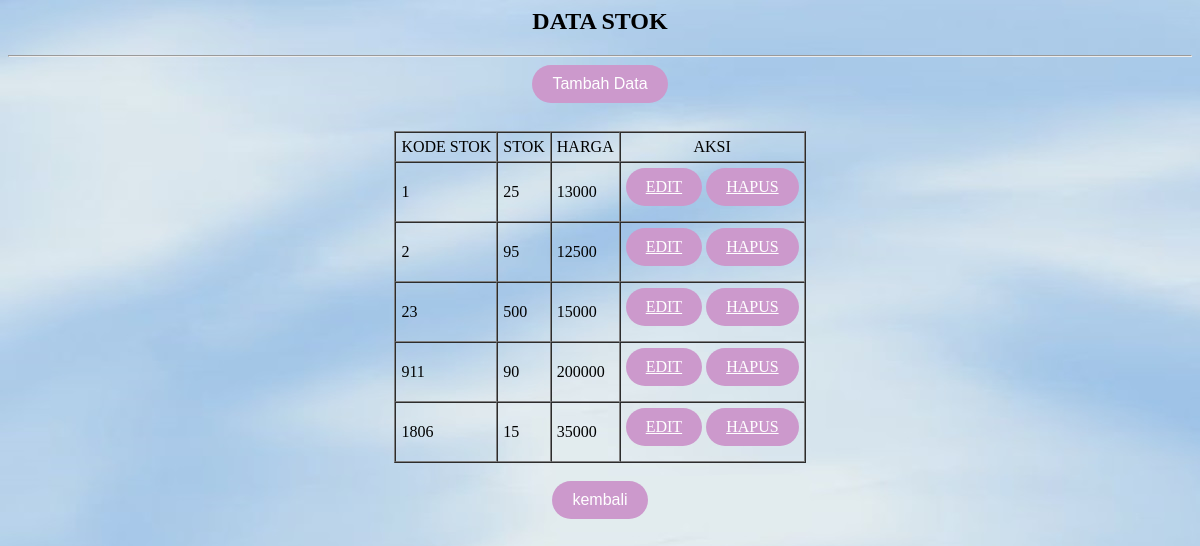
The app's page /datastok.php with its own data.
### tables this page shows
CREATE TABLE `stok` (
  `kode_stok` int(8) NOT NULL,
  `stok` int(11) NOT NULL,
  `harga` int(11) NOT NULL
);

### datastok.php (the view, shortened to what this page needs)
<?php
	include'koneksi.php';
?>
<html>
<head>
</head>
<body background="bg1.jpg">
	<h2><center>DATA STOK</h2>
	<hr>
	<center><input type="button" value="Tambah Data" onClick="location.href='tambahstok.php'"></center>
	<br>
	<table border='1' cellspacing="0" cellpadding='5' align="center">
	<tr align="center">
		<td>KODE STOK</td>
		<td>STOK</td>
		<td>HARGA</td>
		<td>AKSI</td>
	</tr>
	<?php
		$sql="SELECT * FROM stok";
		$query=mysqli_query($db_link,$sql);
		while($data = mysqli_fetch_array($query))
		{
		?>
		<tr>
		<td><?php echo "$data[kode_stok]"; ?></td>
		<td><?php echo "$data[stok]"; ?></td>
		<td><?php echo "$data[harga]"; ?></td>
		<td>
			<a class="btn-edit" href="editstok.php?id=<?php echo "$data[kode_stok]"; ?>">EDIT</a>
			<a class="btn-delete" href="hapusstok.php?id=<?php echo "$data[kode_stok]"; ?>" onClick="return confirm('Anda yakin?')">HAPUS</a>
		</td>
		</tr>
		<?php
		}
	?>
	</table><br>
<center>
<a href="../naya/halaman1.html">
	<input type='button' value='kembali'>
</body>
</html>

### datastok.php (style rules this page uses)
input[type="button"] { padding: 10px 20px; background-color: #CC99CC; border: none; color: white; text-align: center; text-decoretion: none; display: inline-block; font-size: 16px; margin-bottom: 10px; cursor: pointex; border-radius: 50px; }
.btn-edit { padding: 10px 20px; background-color: #CC99CC; border: none; color: white; text-align: center; text-decoretion: none; display: inline-block; font-size: 16px; margin-bottom: 10px; cursor: pointex; border-radius: 50px; }
.btn-delete { padding: 10px 20px; background-color: #CC99CC; border: none; color: white; text-align: center; text-decoretion: none; display: inline-block; font-size: 16px; margin-bottom: 10px; cursor: pointex; border-radius: 50px; }

### records on screen
stok: kode_stok "1", stok "25", harga "13000"
stok: kode_stok "2", stok "95", harga "12500"
stok: kode_stok "23", stok "500", harga "15000"
stok: kode_stok "911", stok "90", harga "200000"
stok: kode_stok "1806", stok "15", harga "35000"
